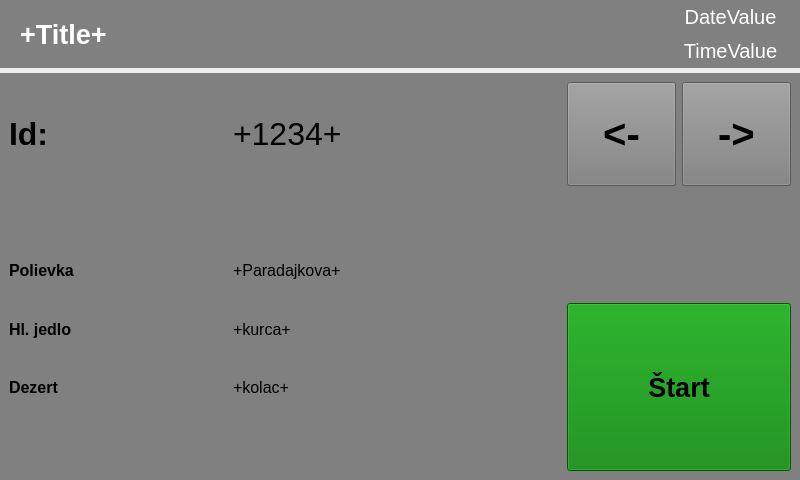
<?xml version="1.0" encoding="UTF-8"?>
<ui version="4.0">
 <class>InfScanCard</class>
 <widget class="QWidget" name="InfScanCard">
  <property name="geometry">
   <rect>
    <x>0</x>
    <y>0</y>
    <width>800</width>
    <height>480</height>
   </rect>
  </property>
  <property name="windowTitle">
   <string>Form</string>
  </property>
  <layout class="QVBoxLayout" name="verticalLayout_2" stretch="1,6">
   <property name="spacing">
    <number>5</number>
   </property>
   <property name="leftMargin">
    <number>0</number>
   </property>
   <property name="topMargin">
    <number>0</number>
   </property>
   <property name="rightMargin">
    <number>0</number>
   </property>
   <property name="bottomMargin">
    <number>0</number>
   </property>
   <item>
    <widget class="QWidget" name="titleLayout_this" native="true">
     <property name="sizePolicy">
      <sizepolicy hsizetype="Ignored" vsizetype="Ignored">
       <horstretch>0</horstretch>
       <verstretch>0</verstretch>
      </sizepolicy>
     </property>
     <property name="styleSheet">
      <string notr="true">background:Gray</string>
     </property>
     <property name="class" stdset="0">
      <string>lightPanelStyle</string>
     </property>
     <layout class="QHBoxLayout" name="titleLayout" stretch="6,1">
      <property name="spacing">
       <number>0</number>
      </property>
      <property name="leftMargin">
       <number>20</number>
      </property>
      <property name="topMargin">
       <number>0</number>
      </property>
      <property name="rightMargin">
       <number>15</number>
      </property>
      <property name="bottomMargin">
       <number>0</number>
      </property>
      <item>
       <widget class="QLabel" name="TitleValue">
        <property name="sizePolicy">
         <sizepolicy hsizetype="Ignored" vsizetype="Ignored">
          <horstretch>0</horstretch>
          <verstretch>0</verstretch>
         </sizepolicy>
        </property>
        <property name="font">
         <font>
          <pointsize>20</pointsize>
          <weight>75</weight>
          <bold>true</bold>
         </font>
        </property>
        <property name="styleSheet">
         <string notr="true">color:white</string>
        </property>
        <property name="text">
         <string>+Title+</string>
        </property>
        <property name="class" stdset="0">
         <string>clientTextTitleStyle</string>
        </property>
       </widget>
      </item>
      <item>
       <widget class="QWidget" name="verticalWidget" native="true">
        <property name="sizePolicy">
         <sizepolicy hsizetype="Ignored" vsizetype="Ignored">
          <horstretch>0</horstretch>
          <verstretch>0</verstretch>
         </sizepolicy>
        </property>
        <layout class="QVBoxLayout" name="verticalLayout_3">
         <property name="spacing">
          <number>0</number>
         </property>
         <property name="leftMargin">
          <number>0</number>
         </property>
         <property name="topMargin">
          <number>0</number>
         </property>
         <property name="rightMargin">
          <number>0</number>
         </property>
         <property name="bottomMargin">
          <number>0</number>
         </property>
         <item>
          <widget class="QLabel" name="DateValue">
           <property name="sizePolicy">
            <sizepolicy hsizetype="Ignored" vsizetype="Ignored">
             <horstretch>0</horstretch>
             <verstretch>0</verstretch>
            </sizepolicy>
           </property>
           <property name="font">
            <font>
             <pointsize>15</pointsize>
            </font>
           </property>
           <property name="styleSheet">
            <string notr="true">color:white</string>
           </property>
           <property name="text">
            <string>DateValue</string>
           </property>
           <property name="alignment">
            <set>Qt::AlignCenter</set>
           </property>
           <property name="class" stdset="0">
            <string>dateStyle</string>
           </property>
          </widget>
         </item>
         <item>
          <widget class="QLabel" name="TimeValue">
           <property name="sizePolicy">
            <sizepolicy hsizetype="Ignored" vsizetype="Ignored">
             <horstretch>0</horstretch>
             <verstretch>0</verstretch>
            </sizepolicy>
           </property>
           <property name="font">
            <font>
             <pointsize>15</pointsize>
            </font>
           </property>
           <property name="styleSheet">
            <string notr="true">color:white</string>
           </property>
           <property name="text">
            <string>TimeValue</string>
           </property>
           <property name="alignment">
            <set>Qt::AlignCenter</set>
           </property>
           <property name="class" stdset="0">
            <string>timeStyle</string>
           </property>
          </widget>
         </item>
        </layout>
       </widget>
      </item>
     </layout>
    </widget>
   </item>
   <item>
    <widget class="QWidget" name="ContentLayout" native="true">
     <property name="sizePolicy">
      <sizepolicy hsizetype="Ignored" vsizetype="Ignored">
       <horstretch>0</horstretch>
       <verstretch>0</verstretch>
      </sizepolicy>
     </property>
     <property name="styleSheet">
      <string notr="true">background:Gray</string>
     </property>
     <property name="class" stdset="0">
      <string>darkPanelStyle</string>
     </property>
     <layout class="QGridLayout" name="gridLayout" rowstretch="2,1,1,1,1,1" columnstretch="2,3,1,1">
      <item row="4" column="1">
       <widget class="QLabel" name="DezertValue">
        <property name="sizePolicy">
         <sizepolicy hsizetype="Ignored" vsizetype="Ignored">
          <horstretch>0</horstretch>
          <verstretch>0</verstretch>
         </sizepolicy>
        </property>
        <property name="font">
         <font>
          <pointsize>12</pointsize>
         </font>
        </property>
        <property name="text">
         <string>+kolac+</string>
        </property>
       </widget>
      </item>
      <item row="0" column="1">
       <widget class="QLabel" name="IdValue">
        <property name="sizePolicy">
         <sizepolicy hsizetype="Ignored" vsizetype="Ignored">
          <horstretch>0</horstretch>
          <verstretch>0</verstretch>
         </sizepolicy>
        </property>
        <property name="font">
         <font>
          <pointsize>24</pointsize>
         </font>
        </property>
        <property name="text">
         <string>+1234+</string>
        </property>
       </widget>
      </item>
      <item row="0" column="3">
       <widget class="QPushButton" name="pushButton_2">
        <property name="sizePolicy">
         <sizepolicy hsizetype="Ignored" vsizetype="Ignored">
          <horstretch>0</horstretch>
          <verstretch>0</verstretch>
         </sizepolicy>
        </property>
        <property name="font">
         <font>
          <pointsize>30</pointsize>
          <weight>75</weight>
          <bold>true</bold>
         </font>
        </property>
        <property name="text">
         <string>-&gt;</string>
        </property>
       </widget>
      </item>
      <item row="0" column="2">
       <widget class="QPushButton" name="pushButton">
        <property name="sizePolicy">
         <sizepolicy hsizetype="Ignored" vsizetype="Ignored">
          <horstretch>0</horstretch>
          <verstretch>0</verstretch>
         </sizepolicy>
        </property>
        <property name="font">
         <font>
          <pointsize>30</pointsize>
          <weight>75</weight>
          <bold>true</bold>
         </font>
        </property>
        <property name="text">
         <string>&lt;-</string>
        </property>
       </widget>
      </item>
      <item row="3" column="1">
       <widget class="QLabel" name="MealValue">
        <property name="sizePolicy">
         <sizepolicy hsizetype="Ignored" vsizetype="Ignored">
          <horstretch>0</horstretch>
          <verstretch>0</verstretch>
         </sizepolicy>
        </property>
        <property name="font">
         <font>
          <pointsize>12</pointsize>
         </font>
        </property>
        <property name="text">
         <string>+kurca+</string>
        </property>
       </widget>
      </item>
      <item row="2" column="1">
       <widget class="QLabel" name="SoupValue">
        <property name="sizePolicy">
         <sizepolicy hsizetype="Ignored" vsizetype="Ignored">
          <horstretch>0</horstretch>
          <verstretch>0</verstretch>
         </sizepolicy>
        </property>
        <property name="font">
         <font>
          <pointsize>12</pointsize>
         </font>
        </property>
        <property name="text">
         <string>+Paradajkova+</string>
        </property>
       </widget>
      </item>
      <item row="0" column="0">
       <widget class="QLabel" name="IdTitle">
        <property name="sizePolicy">
         <sizepolicy hsizetype="Ignored" vsizetype="Ignored">
          <horstretch>0</horstretch>
          <verstretch>0</verstretch>
         </sizepolicy>
        </property>
        <property name="font">
         <font>
          <pointsize>24</pointsize>
          <weight>75</weight>
          <bold>true</bold>
         </font>
        </property>
        <property name="text">
         <string>Id:</string>
        </property>
       </widget>
      </item>
      <item row="1" column="0">
       <spacer name="verticalSpacer">
        <property name="orientation">
         <enum>Qt::Vertical</enum>
        </property>
        <property name="sizeHint" stdset="0">
         <size>
          <width>20</width>
          <height>40</height>
         </size>
        </property>
       </spacer>
      </item>
      <item row="3" column="0">
       <widget class="QLabel" name="MealTitle">
        <property name="sizePolicy">
         <sizepolicy hsizetype="Ignored" vsizetype="Ignored">
          <horstretch>0</horstretch>
          <verstretch>0</verstretch>
         </sizepolicy>
        </property>
        <property name="font">
         <font>
          <pointsize>12</pointsize>
          <weight>75</weight>
          <bold>true</bold>
         </font>
        </property>
        <property name="text">
         <string>Hl. jedlo</string>
        </property>
       </widget>
      </item>
      <item row="4" column="0">
       <widget class="QLabel" name="DezertTitle">
        <property name="sizePolicy">
         <sizepolicy hsizetype="Ignored" vsizetype="Ignored">
          <horstretch>0</horstretch>
          <verstretch>0</verstretch>
         </sizepolicy>
        </property>
        <property name="font">
         <font>
          <pointsize>12</pointsize>
          <weight>75</weight>
          <bold>true</bold>
         </font>
        </property>
        <property name="text">
         <string>Dezert</string>
        </property>
       </widget>
      </item>
      <item row="2" column="0">
       <widget class="QLabel" name="SoupTitle">
        <property name="sizePolicy">
         <sizepolicy hsizetype="Ignored" vsizetype="Ignored">
          <horstretch>0</horstretch>
          <verstretch>0</verstretch>
         </sizepolicy>
        </property>
        <property name="font">
         <font>
          <pointsize>12</pointsize>
          <weight>75</weight>
          <bold>true</bold>
         </font>
        </property>
        <property name="text">
         <string>Polievka</string>
        </property>
       </widget>
      </item>
      <item row="5" column="0">
       <spacer name="verticalSpacer_2">
        <property name="orientation">
         <enum>Qt::Vertical</enum>
        </property>
        <property name="sizeHint" stdset="0">
         <size>
          <width>20</width>
          <height>40</height>
         </size>
        </property>
       </spacer>
      </item>
      <item row="3" column="2" rowspan="3" colspan="2">
       <widget class="QPushButton" name="startBtn">
        <property name="sizePolicy">
         <sizepolicy hsizetype="Ignored" vsizetype="Ignored">
          <horstretch>0</horstretch>
          <verstretch>0</verstretch>
         </sizepolicy>
        </property>
        <property name="font">
         <font>
          <pointsize>20</pointsize>
          <weight>75</weight>
          <bold>true</bold>
         </font>
        </property>
        <property name="styleSheet">
         <string notr="true">background:green</string>
        </property>
        <property name="text">
         <string>Štart</string>
        </property>
       </widget>
      </item>
     </layout>
    </widget>
   </item>
  </layout>
 </widget>
 <resources/>
 <connections/>
</ui>
